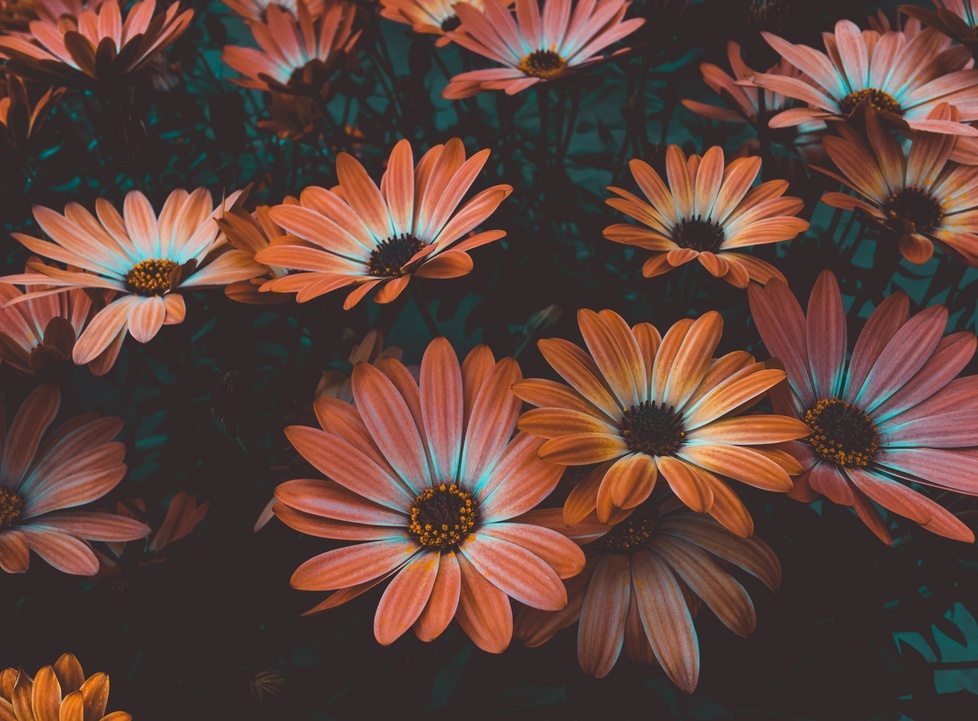
#> input picture images/image1.jpg, 978 x 721 px, shrunk from 3707 x 2734 before the run, found by its file name
$ jupyter execute Image_Compression.ipynb
#> lines starting #> are read from the running program, lines starting #| are printed output that depends on the picture
## import libraries

[cell 1]
from matplotlib import pyplot as plt
from PIL import Image
import numpy as np

## original image

[cell 2]
img=Image.open('image1.jpg')
#> img is the input picture: PIL image 978x721 RGB; mean R, G, B 96.8, 68, 60.1
plt.imshow(img)
plt.title('original image')
plt.show()

## convert image to array and shape of the array

[cell 3]
img_array = np.asarray(img)
img_shape=img_array.shape
#> img_shape = (721, 978, 3)
img_shape
#> Out = (721, 978, 3)

## split red and green and blue matrix of image

[cell 4]
red=img_array[:,:,0]
green=img_array[:,:,1]
blue=img_array[:,:,2]

## SVD decomposition for each color

[cell 5]
U1, s1, V1 = np.linalg.svd(red,full_matrices=False)
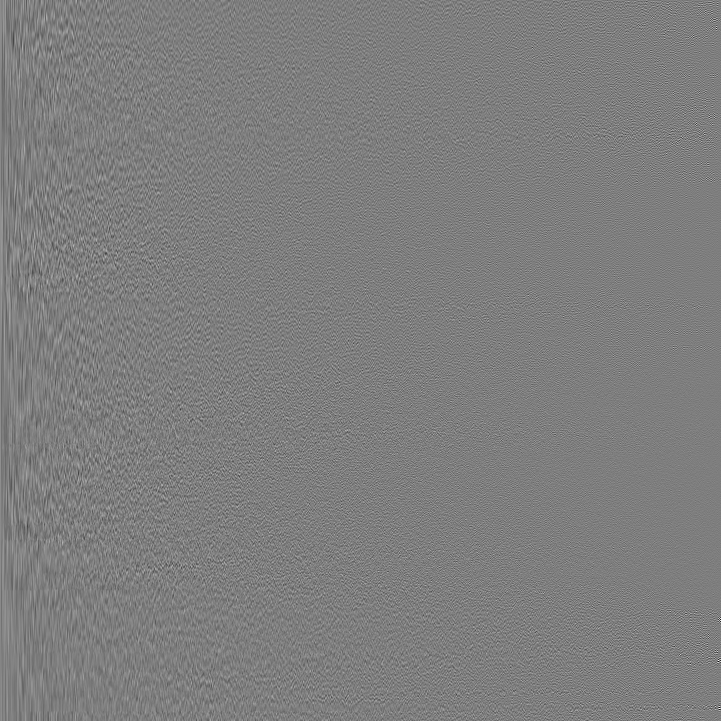
#> U1: shape (721, 721) float64; min -0.38, max 0.386, mean 4.98e-05; drawn with min black and max white
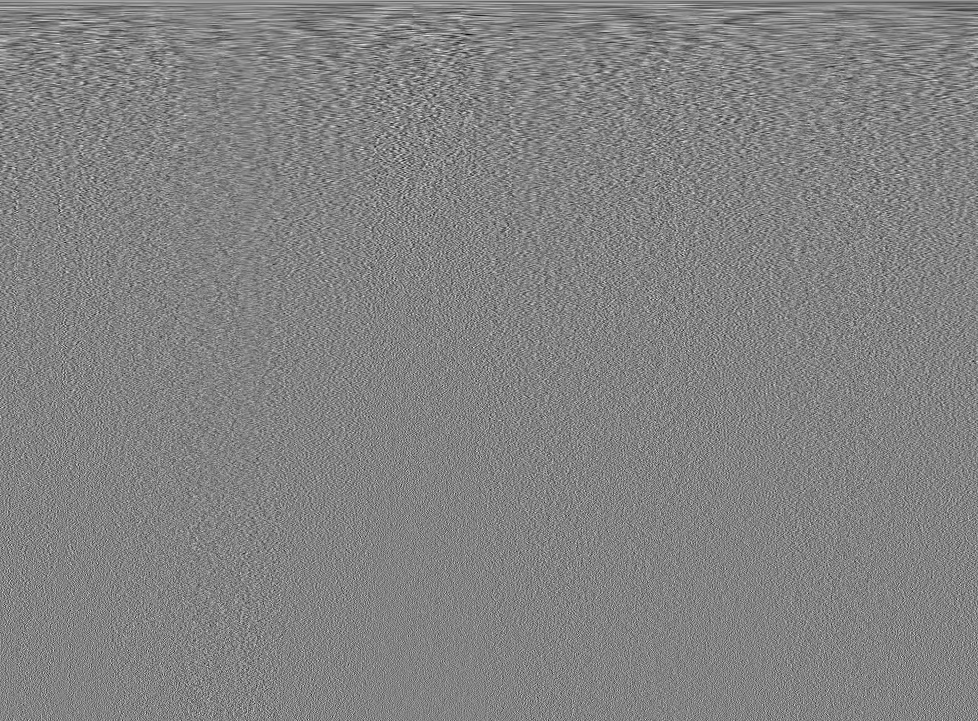
#> V1: shape (721, 978) float64; min -0.177, max 0.168, mean 5.2e-05; drawn with min black and max white
#> s1 = 721 values, max 84555.2 at index 0, min 4.96 at index 720, mean 651.4
U2, s2, V2 = np.linalg.svd(green,full_matrices=False)
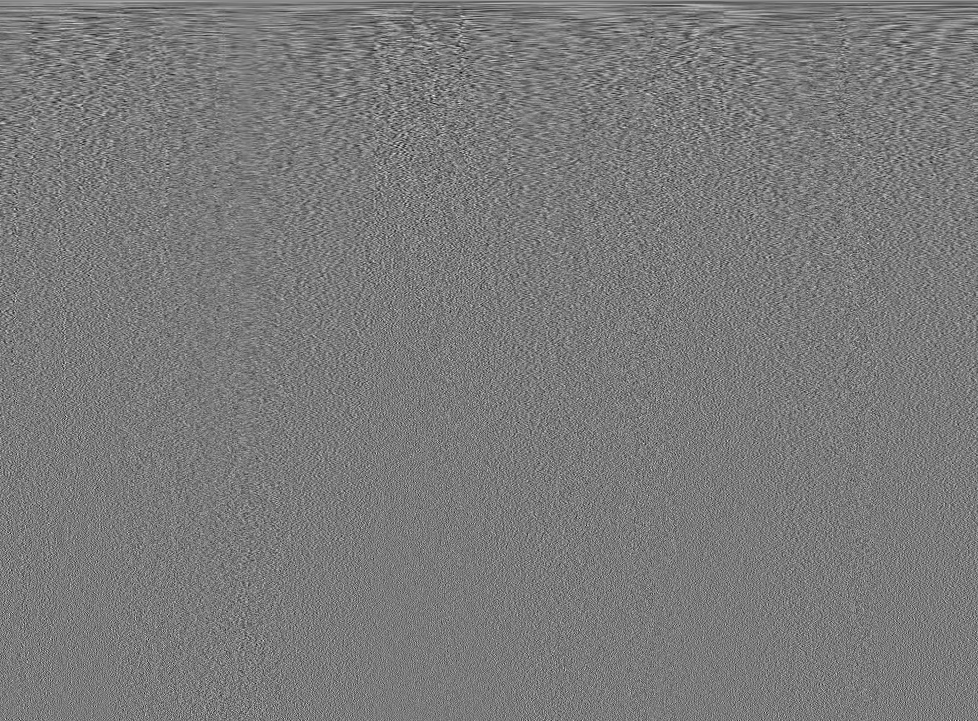
#> V2: shape (721, 978) float64; min -0.17, max 0.183, mean 5.38e-05; drawn with min black and max white
#> s2 = 721 values, max 58546 at index 0, min 4.4 at index 720, mean 464.1
U3, s3, V3 = np.linalg.svd(blue,full_matrices=False)
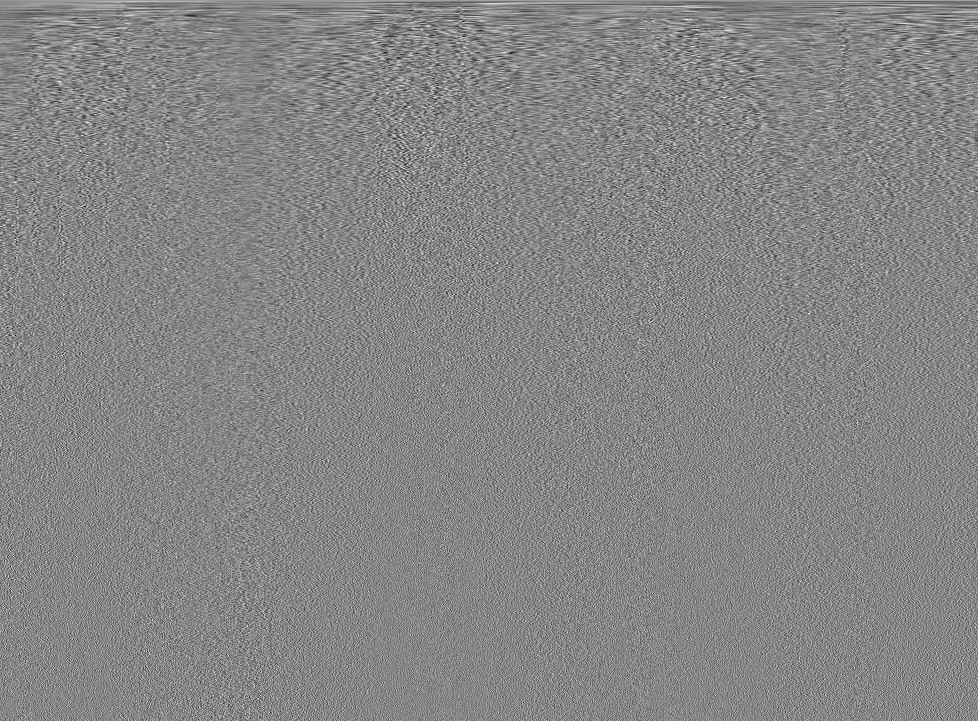
#> V3: shape (721, 978) float64; min -0.181, max 0.164, mean 3.92e-05; drawn with min black and max white
#> s3 = 721 values, max 51568.9 at index 0, min 5.1 at index 720, mean 443.7

## compress image with SVD

[cell 6]
reconst=np.zeros(img_array.shape)
for i in [10,50,100,200]:
    reconst[: ,: ,0] = np.dot(U1[:, :i] , np.dot(np.diag(s1[:i]), V1[:i, :]))
    reconst[: ,: ,1] = np.dot(U2[:, :i] , np.dot(np.diag(s2[:i]), V2[:i, :]))
    reconst[: ,: ,2] = np.dot(U3[:, :i] , np.dot(np.diag(s3[:i]), V3[:i, :]))
    reconst = reconst.astype(np.uint8)
    plt.imshow(reconst)
    plt.title("k = %s" % i )
    plt.show()

## grayscale of image

[cell 7]
imgGray = img.convert('L')
plt.imshow(imgGray, cmap='gray')
plt.title("grayscale image")
plt.show()

## convert grayscale image to array and shape of the array

[cell 8]
imgGray_array = np.asarray(imgGray)
np.shape(imgGray_array)
#> Out = (721, 978)

## SVD docomposition

[cell 9]
U, s, V = np.linalg.svd(imgGray_array,full_matrices=False)
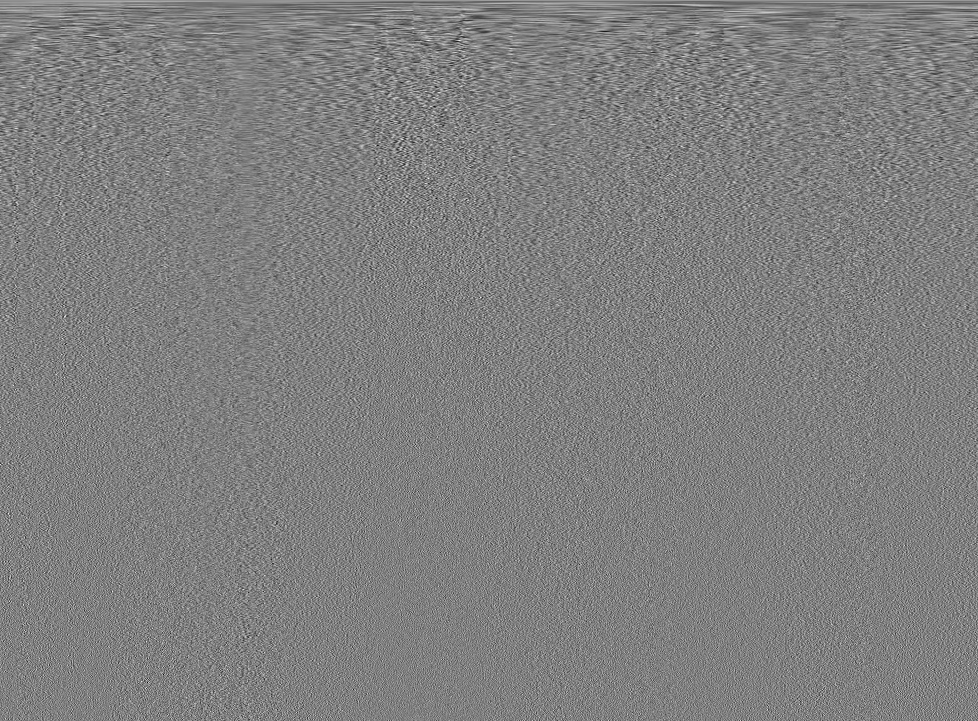
#> V: shape (721, 978) float64; min -0.186, max 0.185, mean 4.46e-05; drawn with min black and max white
#> s = 721 values, max 65417.3 at index 0, min 2.89 at index 720, mean 492.7

## compress grayscale image with SVD

[cell 10]
for i in [10,50,100,200]:
    reconst = np.dot(U[:, :i] , np.dot(np.diag(s[:i]), V[:i, :]))
    plt.imshow(reconst, cmap='gray')
    plt.title("k = %s" % i)
    plt.show()
#> this loop made 4 passes
#> pass 1, `reconst = np.dot(U[:, :i] , np.dot(np.diag(s[:i]), V[:i, :]))`:
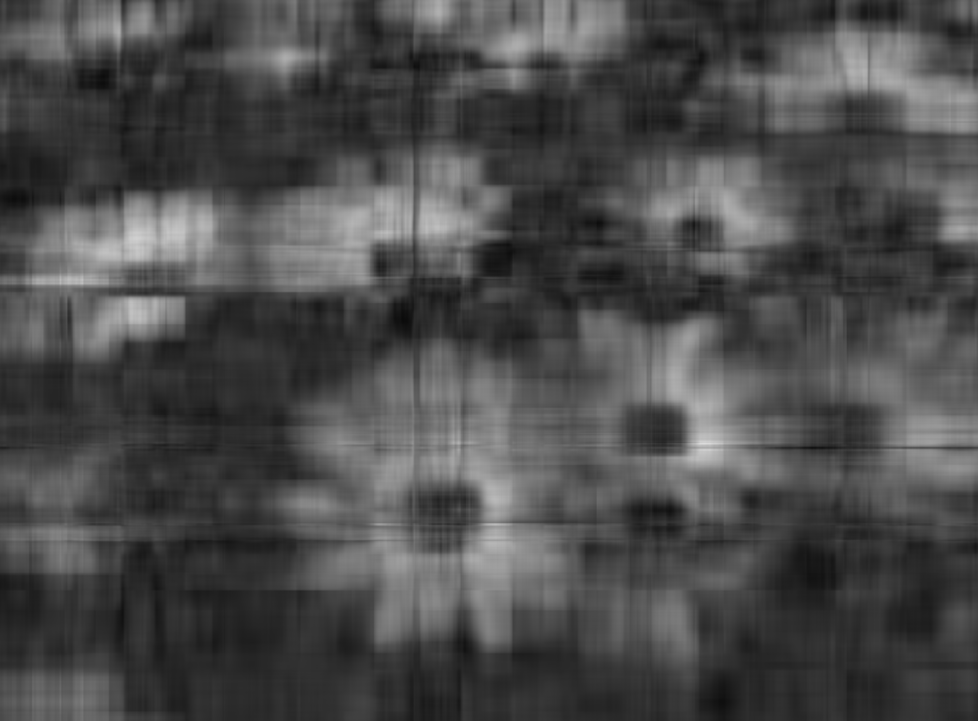
#> reconst: shape (721, 978) float64; min 11.33, max 220.3, mean 75.7
